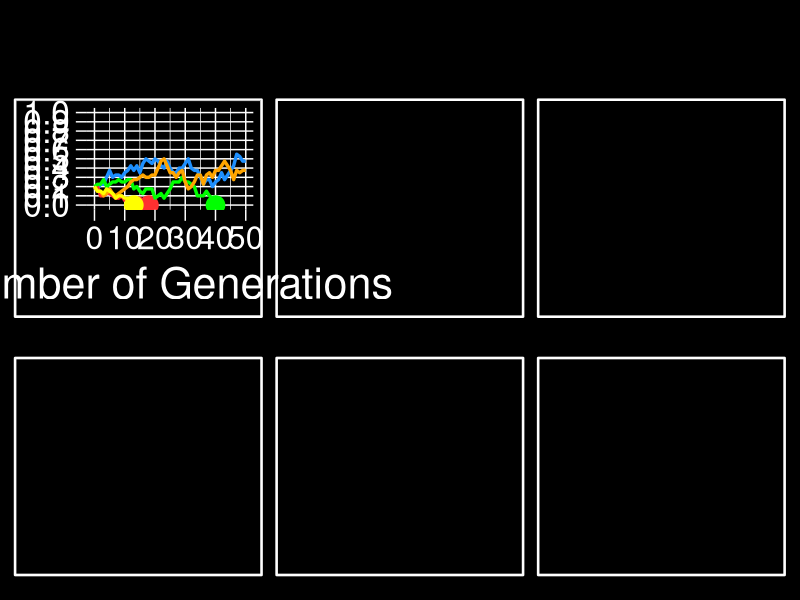

Source code (R): (Note: this script raises an error after producing the figure.)
##### Prepare workspace -----------------------------------------------------------------------------------

# Load libraries
library(tidyverse)
library(grid)
library(gridBase)

# Set working directory
setwd("~/GitHub/GeneticDrift")





##### Create function to define initial conditions --------------------------------------------------------

# Set initial conditions
conditions <- function(N0, A0){
  
  # Initial population size
  N <<- N0
  
  # Initial allele frequencies
  A <<- A0
  a <<- 1 - A
  
  # Randomly-generated initial population
  pop <<- data.frame(a1 = sample(c(rep("A", round(A*N, digits = nchar(N) - 1)),
                                   rep("a", round(a*N, digits = nchar(N) - 1))), 
                                 size = N, replace = FALSE),
                     a2 = sample(c(rep("A", round(A*N, digits = nchar(N) - 1)),
                                   rep("a", round(a*N, digits = nchar(N) - 1))), 
                                 size = N, replace = FALSE))}





##### Create genetic drift function GDFP ------------------------------------------------------------------
 
# Simulation for genetic drift in a fixed population size
# NO NATURAL SELECTION and BIRTH AT REPLACEMENT RATE (i.e. constant population)
sim.gdfp <- function(n){
    
    # Generate random mating order; individuals 1 and 2 mate, 3 and 4, 5 and 6, and so on
    mating.random <- sample(1:N, size = N, replace = FALSE)
    
    # Mate each pair, with 2 offspring being created to replace the parents
    for(i in 1:(N/2)){
      mate1 <- as.vector(t(pop[mating.random[2*i - 1], ]))
      mate2 <- as.vector(t(pop[mating.random[2*i], ]))
      assign(paste0("child", 2*i - 1), c(sample(mate1, size = 1), sample(mate2, size = 1)))
      assign(paste0("child", 2*i), c(sample(mate1, size = 1), sample(mate2, size = 1)))}
    
    # Children become the next generation
    pop <<- as.data.frame(matrix(unlist(mget(paste0("child", 1:N))), nrow = N, byrow = TRUE))
    
    # Calculate new allele frequency
    allele.count <<- length(pop[, 1][pop[, 1] == "A"]) + length(pop[, 2][pop[, 2] == "A"])
    return(allele.count/(2*N))}





##### Create genetic drift function GDCP ------------------------------------------------------------------

# Simulation for genetic drift in a changing population
# NO NATURAL SELECTION and VARYING CLUTCH SIZE (i.e. fluctuating population)
sim.gdcp <- function(n){
  
  # Make sure simulation occurs only when population is nonzero
  if(nrow(pop) != 0){
    
    # Ensure that one individual cannot mate if population is an odd number
    if(nrow(pop) %% 2 != 0){
      pop <<- pop[-sample(c(1:nrow(pop)), size = 1), ]}
    
    # Continue only if population is nonzero after pre-reproductive calculations
    if(nrow(pop) != 0){
      
      # Generate random mating order; individuals 1 and 2 mate, 3 and 4, 5 and 6, and so on
      mating.random <- sample(1:nrow(pop), size = nrow(pop), replace = FALSE)
      
      # Mate each pair, with varying numbers of offspring
      for(i in 1:(nrow(pop)/2)){
        mate1 <- as.vector(t(pop[mating.random[2*i - 1], ]))
        mate2 <- as.vector(t(pop[mating.random[2*i], ]))
        nchild <- sample(c(0:4), size = 1, prob = c(0.1, 0.2, 0.3, 0.3, 0.1))
        if(i == 1){
          prev.nchild <- 0}
        if(nchild != 0){
          for(j in 1:nchild){
            assign(paste0("child", prev.nchild + 1), c(sample(mate1, size = 1), sample(mate2, size = 1)))
            prev.nchild <- prev.nchild + 1}}}
      
      # Continue only if population is nonzero after post-reproductive calculations
      if(prev.nchild != 0){
        
        # Children become the next generation
        pop <<- as.data.frame(matrix(unlist(mget(paste0("child", 1:prev.nchild))), 
                                     nrow = prev.nchild, byrow = TRUE))
        names(pop) <<- c("a1", "a2")
        
        # Calculate new allele frequency
        allele.count <<- length(pop[, 1][pop[, 1] == "A"]) + length(pop[, 2][pop[, 2] == "A"])
        return(allele.count/(2*nrow(pop)))
        
  # Close open if statements      
      } else {pop <<- data.frame(); return(-1)}
    } else {return(-1)}
  } else {return(-1)}}





##### Create natural selection function NSCP --------------------------------------------------------------
  
# Simulation for genetic drift and natural selection in a changing population 
# NATURAL SELECTION and VARYING CLUTCH SIZE (i.e. fluctuating population)  
sim.nscp <- function(n){
  
  # Make sure simulation occurs only when population is nonzero
  if(nrow(pop) != 0){
    
    # Natural selection; survival of individuals depends on frequency of dominant allele
    for(i in 1:nrow(pop)){
      pop$surv[i] <<- ifelse(pop$a1[i] == "A" && pop$a2[i] == "A", 
                             sample(c(0, 1), size = 1, prob = c(0.1, 0.9)),
                             ifelse((pop$a1[i] == "A" && pop$a2[i] == "a") || (pop$a1[i] == "a" && pop$a2[i] == "A"), 
                                    sample(c(0, 1), size = 1, prob = c(0.2, 0.8)),
                                    sample(c(0, 1), size = 1, prob = c(0.3, 0.7))))}
    
    # Kill off individuals for which surv = 0, then remove column since it is no longer necessary                                 
    pop %>% filter(surv == 1) %>% 
      select(-surv) ->> pop
    
    # Ensure that one individual cannot mate if population is an odd number
    if(nrow(pop) %% 2 != 0){
      pop <<- pop[-sample(c(1:nrow(pop)), size = 1), ]}
    
    # Continue only if population is nonzero after pre-reproductive calculations
    if(nrow(pop) != 0){
      
      # Generate random mating order; individuals 1 and 2 mate, 3 and 4, 5 and 6, and so on
      mating.random <- sample(1:nrow(pop), size = nrow(pop), replace = FALSE)
      
      # Mate each pair, with varying numbers of offspring
      for(i in 1:(nrow(pop)/2)){
        mate1 <- as.vector(t(pop[mating.random[2*i - 1], ]))
        mate2 <- as.vector(t(pop[mating.random[2*i], ]))
        nchild <- sample(c(0:4), size = 1, prob = c(0.1, 0.2, 0.3, 0.3, 0.1))
        if(i == 1){
          prev.nchild <- 0}
        if(nchild != 0){
          for(j in 1:nchild){
            assign(paste0("child", prev.nchild + 1), c(sample(mate1, size = 1), sample(mate2, size = 1)))
            prev.nchild <- prev.nchild + 1}}}
      
      # Continue only if population is nonzero after post-reproductive calculations
      if(prev.nchild != 0){
        
        # Children become the next generation
        pop <<- as.data.frame(matrix(unlist(mget(paste0("child", 1:prev.nchild))), 
                                     nrow = prev.nchild, byrow = TRUE))
        names(pop) <<- c("a1", "a2")
        
        # Calculate new allele frequency
        allele.count <<- length(pop[, 1][pop[, 1] == "A"]) + length(pop[, 2][pop[, 2] == "A"])
        return(allele.count/(2*nrow(pop)))
  
  # Close open if statements              
      } else {pop <<- data.frame(); return(-1)}
    } else {return(-1)}
  } else {return(-1)}}  





##### Create function to generate graphs ------------------------------------------------------------------

# Function to generate plots
sim.plots <- function(type, ngen, N0, A0){
  
  # Type can be either "gdfp", "gdcp", or "nscp"
  # ngen is number of generations
  # N0 is starting population
  # A0 is starting frequency of dominant allele
  
  # Truncate vectors of allele frequencies if loss, fixation, or population extinction occur
  for(i in 1:5){
    conditions(N0, A0)
    x.val <- c(0:ngen)
    y.val <- c(A, sapply(x.val[1:ngen], get(paste0("sim.", type))))
    if(0 %in% y.val){
      cutoff <- match(0, y.val)[1]
      y.val <- replace(y.val, (cutoff + 1):length(y.val), NA)}
    if(1 %in% y.val){
      cutoff <- match(1, y.val)[1]
      y.val <- replace(y.val, (cutoff + 1):length(y.val), NA)}
    if(-1 %in% y.val){
      cutoff <- match(-1, y.val)[1]
      y.val <- replace(y.val, (cutoff):length(y.val), NA)
      assign(paste0("extinct.", i), TRUE)} else {assign(paste0("extinct.", i), FALSE)}
    x.val <- x.val[1:length(y.val)]
    assign(paste0("y.val.", i), y.val)
    assign(paste0("x.val.", i), x.val)}
  
  # Store data in one place
  data <- as.data.frame(cbind(x.val, as.data.frame(mget(paste0("y.val.", c(1:5))))))
  
  # Choose colours for graphing
  colours <- c("dodgerblue", "firebrick1", "green", "orange", "yellow")
  
  # Set up blank plot
  ggplot() +
    xlab("Number of Generations") +
    ylab(NULL) +
    scale_y_continuous(breaks = seq(0, 1, 0.1), limits = c(0, 1), minor_breaks = NULL) +
    theme(panel.grid.major = element_line(colour = "white"), 
          panel.grid.minor = element_line(colour = "white"),
          panel.background = element_rect(fill = "black"),
          plot.background = element_rect(fill = "black"),
          axis.text.x = element_text(colour = "white", size = 23, 
                                     margin = margin(t = 4, r = 0, b = 0, l = 0)),
          axis.text.y = element_text(colour = "white", size = 24, 
                                     margin = margin(t = 0, r = 4, b = 0, l = 0)),
          axis.title.x = element_text(colour = "white", size = 31,
                                      margin = margin(t = 8, r = 0, b = 0, l = 6)),
          axis.title.y = element_text(colour = "white", size = 31,
                                      margin = margin(t = 80, r = 8, b = 0, l = 0)),
          axis.ticks.x = element_line(colour = "white", size = 0.5),
          axis.ticks.y = element_line(colour = "white", size = 0.5),
          axis.ticks.length = unit(8, "points")) -> p
  
  # Graph each set of simulations
  for(i in 1:5){
    
    # Plot the line
    p <- p + geom_line(data = data, aes_string(x = paste0("x.val.", i), y = paste0("y.val.", i)), 
                       size = 1.15, colour = colours[i])
    
    # Place point at time of loss or fixation
    if(0 %in% get(paste0("y.val.", i))){
      temp.df <- data.frame(match(0, get(paste0("y.val.", i))) - 1, 0)
      p <- p + geom_point(data = temp.df, aes_string(x = names(temp.df)[1], y = names(temp.df)[2]), 
                          colour = colours[i], size = 6)}
    if(1 %in% get(paste0("y.val.", i))){
      temp.df <- data.frame(match(1, get(paste0("y.val.", i))) - 1, 1)
      p <- p + geom_point(data = temp.df, aes_string(x = names(temp.df)[1], y = names(temp.df)[2]), 
                          colour = colours[i], size = 6)}
    
    # Place x at time of population extinction
    if(get(paste0("extinct.", i)) == TRUE){
      temp.value <- match(TRUE, is.na(get(paste0("y.val.", i)))) - 2
      temp.df <- data.frame(temp.value, get(paste0("y.val.", i))[temp.value + 1])
      p <- p + geom_point(data = temp.df, aes_string(x = names(temp.df)[1], y = names(temp.df)[2]), 
                          colour = colours[i], size = 6, pch = 13)}}
  
  # Return plot
  return(p)}





##### Visualisation 1: Comparing N0 and A0 in GDFP --------------------------------------------------------

# Prepare graphics device
jpeg(filename = "Figures/GD_Plots_1.jpeg", width = 2600, height = 1800, units = "px")

# Create blank page
grid.newpage()
plot.new()

# Set grid layout and activate it; create black background
gly <- grid.layout(1800, 2600)
pushViewport(viewport(layout = gly, gp = gpar(fill = "black")))
grid.rect(gp = gpar(lwd = 2, fill = "black", col = "black"))

# Place borders for graphs
pushViewport(viewport(layout.pos.row = 300:950, layout.pos.col = 50:850))
grid.rect(gp = gpar(lwd = 2.5, col = "white", fill = "transparent"))
popViewport()
pushViewport(viewport(layout.pos.row = 300:950, layout.pos.col = 900:1700))
grid.rect(gp = gpar(lwd = 2.5, col = "white", fill = "transparent"))
popViewport()
pushViewport(viewport(layout.pos.row = 300:950, layout.pos.col = 1750:2550))
grid.rect(gp = gpar(lwd = 2.5, col = "white", fill = "transparent"))
popViewport()
pushViewport(viewport(layout.pos.row = 1075:1725, layout.pos.col = 50:850))
grid.rect(gp = gpar(lwd = 2.5, col = "white", fill = "transparent"))
popViewport()
pushViewport(viewport(layout.pos.row = 1075:1725, layout.pos.col = 900:1700))
grid.rect(gp = gpar(lwd = 2.5, col = "white", fill = "transparent"))
popViewport()
pushViewport(viewport(layout.pos.row = 1075:1725, layout.pos.col = 1750:2550))
grid.rect(gp = gpar(lwd = 2.5, col = "white", fill = "transparent"))
popViewport()

# Place top row of graphs: varying A0
print(sim.plots("gdfp", 50, 20, 0.2), vp = viewport(layout.pos.row = 302:948, layout.pos.col = 52:848))
print(sim.plots("gdfp", 50, 20, 0.5), vp = viewport(layout.pos.row = 302:948, layout.pos.col = 902:1698))
print(sim.plots("gdfp", 50, 20, 0.8), vp = viewport(layout.pos.row = 302:948, layout.pos.col = 1752:2548))

# Place bottom row of plots: varying N0
print(sim.plots("gdfp", 50, 10, 0.5), vp = viewport(layout.pos.row = 1077:1723, layout.pos.col = 52:848))
print(sim.plots("gdfp", 50, 100, 0.5), vp = viewport(layout.pos.row = 1077:1723, layout.pos.col = 902:1698))
print(sim.plots("gdfp", 50, 1000, 0.5), vp = viewport(layout.pos.row = 1077:1723, layout.pos.col = 1752:2548))

# Add title text
grid.text(label = c("What affects the strength of genetic drift?"),
          x = 0.018, y = 0.936, just = "left",
          gp = gpar(fontsize = 132, col = "white"))

# Add subtitle text
grid.text(label = c(paste("Random effects can strongly influence the frequency of traits in a population",
                          "and may have significant consequences for genetic diversity.", sep = " "),
                    paste("Here, we explore the effects of population size and initial allele frequency",
                          "on genetic drift in a population whose numbers remain constant.", sep = " ")), 
          x = rep(0.018, 2), y = c(0.880, 0.855), just = "left",
          gp = gpar(fontsize = 39, col = "white", fontface = "italic"))

# Add centre text
grid.text(label = c(paste("Initial allele frequency: Alleles are more likely to be lost at low",
                          "starting frequencies for that allele. On the contrary,",
                          "a high starting frequency increases chances of fixation.", sep = " "),
                    paste("Population size: In small populations, genetic drift is much more",
                          "influential on allele frequency than it is in larger populations.",
                          "In larger populations, the effects are weaker.", sep = " ")), 
          x = rep(0.05, 2), y = c(0.456, 0.422), just = "left",
          gp = gpar(fontsize = 31, col = "white", fontface = "italic"))

# Add centre line to divide top graphs and text from bottom graphs and text
grid.lines(x = c(0.018, 0.982), y = rep(0.438, 2), gp = gpar(col = "white", lty = 5))

# Add arrows clarifying which set of graphs the text corresponds to
grid.polygon(x = c(0.024, 0.030, 0.036), y = c(0.448, 0.463, 0.448), 
             gp = gpar(col = "white", fill = "white"))
grid.polygon(x = c(0.024, 0.030, 0.036), y = c(0.428, 0.413, 0.428), 
             gp = gpar(col = "white", fill = "white"))

# Add background on which graph labels will be placed
grid.rect(x = 0.298, y = 0.818, width = 0.050, height = 0.019,
          gp = gpar(col = "black", fill = "black"))
grid.rect(x = 0.627, y = 0.818, width = 0.050, height = 0.019,
          gp = gpar(col = "black", fill = "black"))
grid.rect(x = 0.953, y = 0.818, width = 0.050, height = 0.019,
          gp = gpar(col = "black", fill = "black"))
grid.rect(x = 0.299, y = 0.385, width = 0.050, height = 0.019,
          gp = gpar(col = "black", fill = "black"))
grid.rect(x = 0.624, y = 0.385, width = 0.054, height = 0.019,
          gp = gpar(col = "black", fill = "black"))
grid.rect(x = 0.947, y = 0.385, width = 0.058, height = 0.019,
          gp = gpar(col = "black", fill = "black"))

# Add labels showing A0 and N0 for the graphs
grid.text(label = bquote("A"[0]*" = 0.2"), x = 0.298, y = 0.818, just = "centre",
          gp = gpar(fontsize = 32, col = "white"))
grid.text(label = bquote("A"[0]*" = 0.5"), x = 0.627, y = 0.818, just = "centre",
          gp = gpar(fontsize = 32, col = "white"))
grid.text(label = bquote("A"[0]*" = 0.8"), x = 0.953, y = 0.818, just = "centre",
          gp = gpar(fontsize = 32, col = "white"))
grid.text(label = bquote("N"[0]*" = 10"), x = 0.299, y = 0.385, just = "centre",
          gp = gpar(fontsize = 32, col = "white"))
grid.text(label = bquote("N"[0]*" = 100"), x = 0.624, y = 0.385, just = "centre",
          gp = gpar(fontsize = 32, col = "white"))
grid.text(label = bquote("N"[0]*" = 1000"), x = 0.947, y = 0.385, just = "centre",
          gp = gpar(fontsize = 32, col = "white"))

# Deactivate grid layout; finalise graphics save
popViewport()
dev.off()





##### Visualisation 2: Comparing NSCP and GDCP ------------------------------------------------------------

# Prepare graphics device
jpeg(filename = "Figures/GD_Plots_2.jpeg", width = 1800, height = 2000, units = "px")

# Create blank page
grid.newpage()
plot.new()

# Set grid layout and activate it; create black background
gly <- grid.layout(2000, 1800)
pushViewport(viewport(layout = gly, gp = gpar(fill = "black")))
grid.rect(gp = gpar(lwd = 2, fill = "black", col = "black"))

# Place borders for graphs
pushViewport(viewport(layout.pos.row = 350:800, layout.pos.col = 50:875))
grid.rect(gp = gpar(lwd = 2.5, col = "white", fill = "transparent"))
popViewport()
pushViewport(viewport(layout.pos.row = 825:1275, layout.pos.col = 50:875))
grid.rect(gp = gpar(lwd = 2.5, col = "white", fill = "transparent"))
popViewport()
pushViewport(viewport(layout.pos.row = 1300:1750, layout.pos.col = 50:875))
grid.rect(gp = gpar(lwd = 2.5, col = "white", fill = "transparent"))
popViewport()
pushViewport(viewport(layout.pos.row = 350:800, layout.pos.col = 925:1750))
grid.rect(gp = gpar(lwd = 2.5, col = "white", fill = "transparent"))
popViewport()
pushViewport(viewport(layout.pos.row = 825:1275, layout.pos.col = 925:1750))
grid.rect(gp = gpar(lwd = 2.5, col = "white", fill = "transparent"))
popViewport()
pushViewport(viewport(layout.pos.row = 1300:1750, layout.pos.col = 925:1750))
grid.rect(gp = gpar(lwd = 2.5, col = "white", fill = "transparent"))
popViewport()

# Place left column of graphs: GDCP under various starting conditions
print(sim.plots("gdcp", 50, 20, 0.5), vp = viewport(layout.pos.row = 352:798, layout.pos.col = 52:873))
print(sim.plots("gdcp", 50, 300, 0.7), vp = viewport(layout.pos.row = 827:1273, layout.pos.col = 52:873))
print(sim.plots("gdcp", 50, 100, 0.3), vp = viewport(layout.pos.row = 1302:1748, layout.pos.col = 52:873))

# Place right column of graphs: NSCP under same starting conditions as above
print(sim.plots("nscp", 50, 20, 0.5), vp = viewport(layout.pos.row = 352:798, layout.pos.col = 927:1748))
print(sim.plots("nscp", 50, 300, 0.7), vp = viewport(layout.pos.row = 827:1273, layout.pos.col = 927:1748))
print(sim.plots("nscp", 50, 100, 0.3), vp = viewport(layout.pos.row = 1302:1748, layout.pos.col = 927:1748))

# Add title text
grid.text(label = c("Genetic Drift vs. Natural Selection"),
          x = 0.021, y = 0.95, just = "left",
          gp = gpar(fontsize = 114, col = "white"))

# Add subtitle text
grid.text(label = c(paste("Though chance events influence the frequency of traits in a",
                          "population, the strength of natural selection", sep = " "),
                    paste("often exceeds that of genetic drift.",
                          "Here, we demonstrate how natural selection can overcome genetic", sep = " "),
                    paste("drift and lead to the fixation of a beneficial allele in a population",
                          "whose numbers are subject to change.", sep = " ")), 
          x = rep(0.021, 3), y = c(0.900, 0.875, 0.850), just = "left",
          gp = gpar(fontsize = 38, col = "white", fontface = "italic"))

# Add bottom text on left
grid.text(label = c("Genetic drift causes random changes in allele frequencies",
                    "and can lead to loss or fixation of traits; drift effects can be",
                    "very strong when a population starts out small, or when the",
                    "the initial allele frequency is too high or too low."),
          x = c(0.044, 0.029, 0.029, 0.029), y = c(0.112, 0.092, 0.072, 0.052), just = "left",
          gp = gpar(fontsize = 31, col = "white", fontface = "italic"))

# Add bottom text on right
grid.text(label = c("Natural selection can strongly influence allele frequency",
                    "since individuals with beneficial alleles are more likely to",
                    "survive and pass the alleles to their offspring. As a result,",
                    "these beneficial alleles can become frequent or even fixed."), 
          x = c(0.532, 0.518, 0.518, 0.518), y = c(0.112, 0.092, 0.072, 0.052), just = "left",
          gp = gpar(fontsize = 31, col = "white", fontface = "italic"))

# Add lines to divide the 3 rows of graphs, making side-by-side comparison easier
grid.lines(x = c(0.018, 0.982), y = rep(0.357, 2), gp = gpar(col = "white", lty = 5))
grid.lines(x = c(0.018, 0.982), y = rep(0.594, 2), gp = gpar(col = "white", lty = 5))

# Add arrows clarifying which set of graphs the text corresponds to
grid.polygon(x = c(0.029, 0.035, 0.041), y = c(0.105, 0.117, 0.105), 
             gp = gpar(col = "white", fill = "white"))
grid.polygon(x = c(0.515, 0.521, 0.527), y = c(0.105, 0.117, 0.105), 
             gp = gpar(col = "white", fill = "white"))

# Add background on which graph labels will be placed
grid.rect(x = 0.408, y = 0.336, width = 0.150, height = 0.019,
          gp = gpar(col = "black", fill = "black"))
grid.rect(x = 0.408, y = 0.575, width = 0.150, height = 0.019,
          gp = gpar(col = "black", fill = "black"))
grid.rect(x = 0.408, y = 0.812, width = 0.140, height = 0.019,
          gp = gpar(col = "black", fill = "black"))
grid.rect(x = 0.892, y = 0.336, width = 0.150, height = 0.019,
          gp = gpar(col = "black", fill = "black"))
grid.rect(x = 0.892, y = 0.575, width = 0.150, height = 0.019,
          gp = gpar(col = "black", fill = "black"))
grid.rect(x = 0.892, y = 0.812, width = 0.140, height = 0.019,
          gp = gpar(col = "black", fill = "black"))

# Add labels showing A0 and N0 for the graphs
grid.text(label = bquote("N"[0]*" = 100, A"[0]*" = 0.3"), x = 0.408, y = 0.336, just = "centre",
          gp = gpar(fontsize = 32, col = "white"))
grid.text(label = bquote("N"[0]*" = 300, A"[0]*" = 0.7"), x = 0.408, y = 0.575, just = "centre",
          gp = gpar(fontsize = 32, col = "white"))
grid.text(label = bquote("N"[0]*" = 20, A"[0]*" = 0.5"), x = 0.408, y = 0.812, just = "centre",
          gp = gpar(fontsize = 32, col = "white"))
grid.text(label = bquote("N"[0]*" = 100, A"[0]*" = 0.3"), x = 0.892, y = 0.336, just = "centre",
          gp = gpar(fontsize = 32, col = "white"))
grid.text(label = bquote("N"[0]*" = 300, A"[0]*" = 0.7"), x = 0.892, y = 0.575, just = "centre",
          gp = gpar(fontsize = 32, col = "white"))
grid.text(label = bquote("N"[0]*" = 20, A"[0]*" = 0.5"), x = 0.892, y = 0.812, just = "centre",
          gp = gpar(fontsize = 32, col = "white"))

# Deactivate grid layout; finalise graphics save
popViewport()
dev.off()
